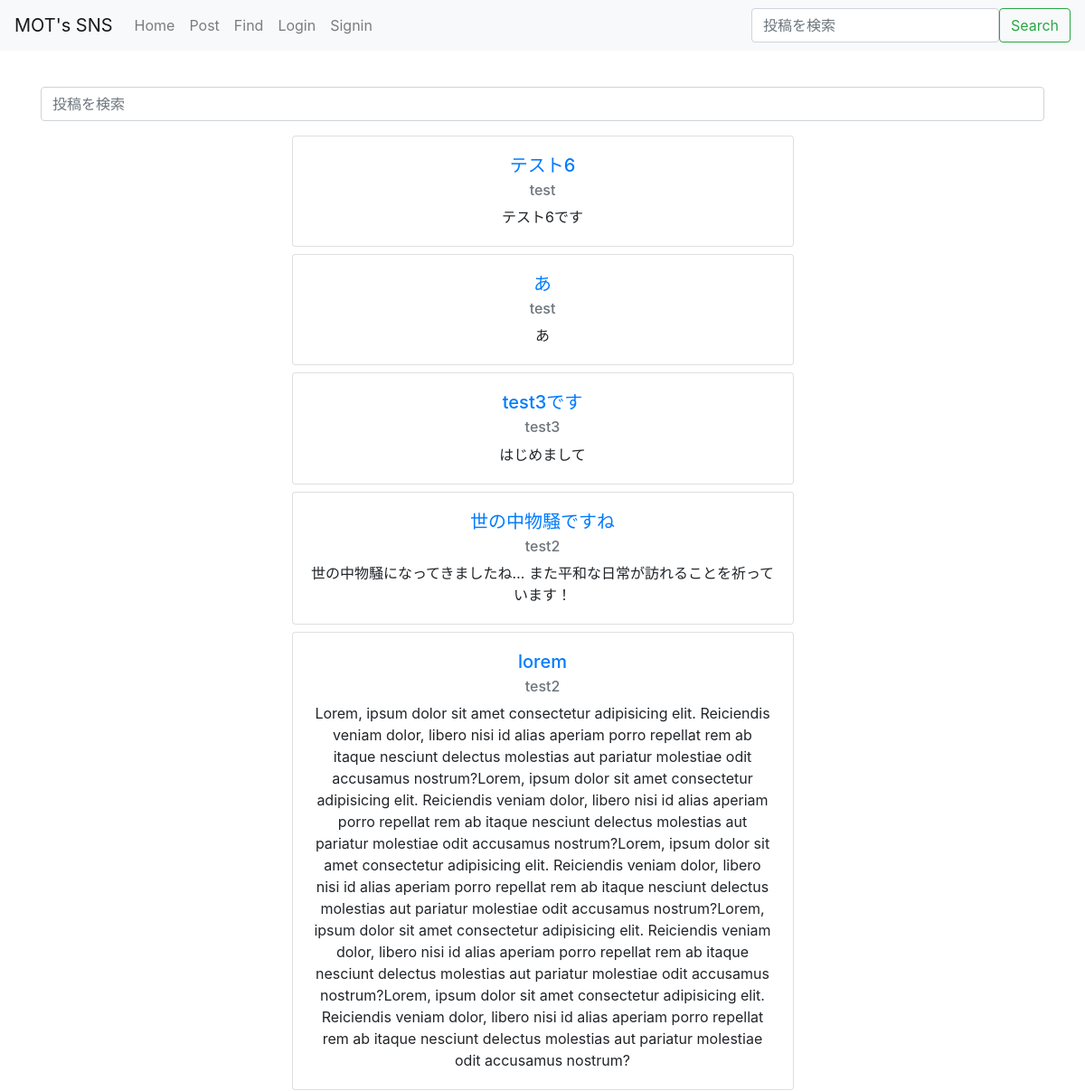
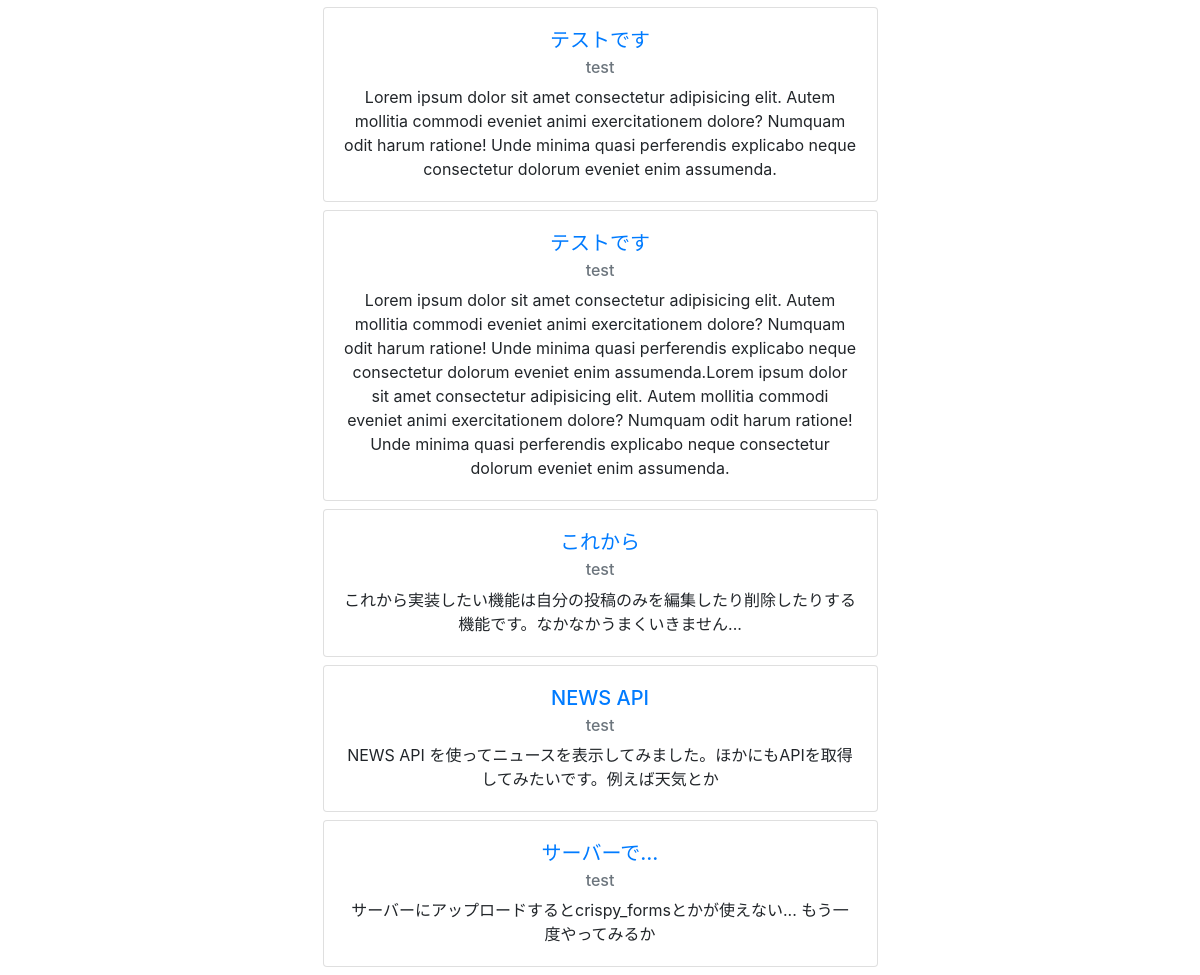
Page /find on the committed database (2 pictures, top to bottom).
### blog/models.py (models this page shows, shortened)
class Post(models.Model):
    author = models.ForeignKey(settings.AUTH_USER_MODEL, on_delete=models.CASCADE)
    title = models.CharField(max_length=200)
    text = models.TextField()
    created_date = models.DateTimeField(default=timezone.now)
    published_date = models.DateTimeField(blank=True, null=True)

### blog/views.py (the view)
# urls.py: path('find', views.find, name='find'),
def find(request):
    if(request.method == 'POST'):
        findform = FindForm(request.POST)
        find = request.POST['find']
        posts = Post.objects.filter(Q(title__contains=find) | Q(text__contains=find))
    else:
        findform = FindForm()
        posts = Post.objects.all()
    params = {
        'findform': findform,
        'posts': posts,
    }
    return render(request, 'blog/find.html', params)

### blog/forms.py
class FindForm(forms.Form):
    find = forms.CharField(label='', required=False, widget=forms.TextInput(attrs={'class': 'form-control', 'placeholder': '投稿を検索'}))

### blog/templates/blog/find.html (shortened to what this page needs)
{% extends 'blog/layout.html' %}
{% block body %}
<div class="mt-5 pt-5"></div>
<div class="container">
    <form action="{% url 'find' %}" method="post">
        {{ findform.as_p }}
    </form>
    {% for post in posts %}
        <div class="card w-50 mx-auto my-2 text-center" style="width: 18rem;">
            <div class="card-body">
                <a href="{% url 'detail' post.id %}" class="card-link"><h5 class="card-title">{{ post.title }}</h5></a>
                <h6 class="card-subtitle mb-2 text-muted">{{post.author }}</h6>
                <p class="card-text">{{ post.text }}</p>
            </div>
        </div>
    {% endfor %}
</div>
{% endblock body %}

### rows in the picture
Post: title "テスト6", author "test", text "テスト6です"
Post: title "あ", author "test", text "あ"
Post: title "test3です", author "test3", text "はじめまして"
Post: title "世の中物騒ですね", author "test2", text "世の中物騒になってきましたね… また平和な日常が訪れることを祈っています！"
Post: title "lorem", author "test2", text "Lorem, ipsum dolor sit amet consectetur adipisicing elit. Reiciendis veniam dolor, libero nisi id alias aperiam porro repellat rem ab itaque nesciunt delectus molestias aut pariatur molestiae odit accusamus nostrum?Lorem, ipsum dolor sit amet consectetur adipisicing elit. Reiciendis veniam dolor, libero nisi id alias aperiam porro repellat rem ab itaque nesciunt delectus molestias aut pariatur molestiae odit accusamus nostrum?Lorem, ipsum dolor sit amet consectetur adipisicing elit. Reiciendis veniam dolor, libero nisi id alias aperiam porro repellat rem ab itaque nesciunt delectus molestias aut pariatur molestiae odit accusamus nostrum?Lorem, ipsum dolor sit amet consectetur adipisicing…"
Post: title "テストです", author "test", text "Lorem ipsum dolor sit amet consectetur adipisicing elit. Autem mollitia commodi eveniet animi exercitationem dolore? Numquam odit harum ratione! Unde minima quasi perferendis explicabo neque consectetur dolorum eveniet enim assumenda."
Post: title "テストです", author "test", text "Lorem ipsum dolor sit amet consectetur adipisicing elit. Autem mollitia commodi eveniet animi exercitationem dolore? Numquam odit harum ratione! Unde minima quasi perferendis explicabo neque consectetur dolorum eveniet enim assumenda.Lorem ipsum dolor sit amet consectetur adipisicing elit. Autem mollitia commodi eveniet animi exercitationem dolore? Numquam odit harum ratione! Unde minima quasi perferendis explicabo neque consectetur dolorum eveniet enim assumenda."
Post: title "これから", author "test", text "これから実装したい機能は自分の投稿のみを編集したり削除したりする機能です。なかなかうまくいきません..."
Post: title "NEWS API", author "test", text "NEWS API を使ってニュースを表示してみました。ほかにもAPIを取得してみたいです。例えば天気とか"
Post: title "サーバーで...", author "test", text "サーバーにアップロードするとcrispy_formsとかが使えない... もう一度やってみるか"
